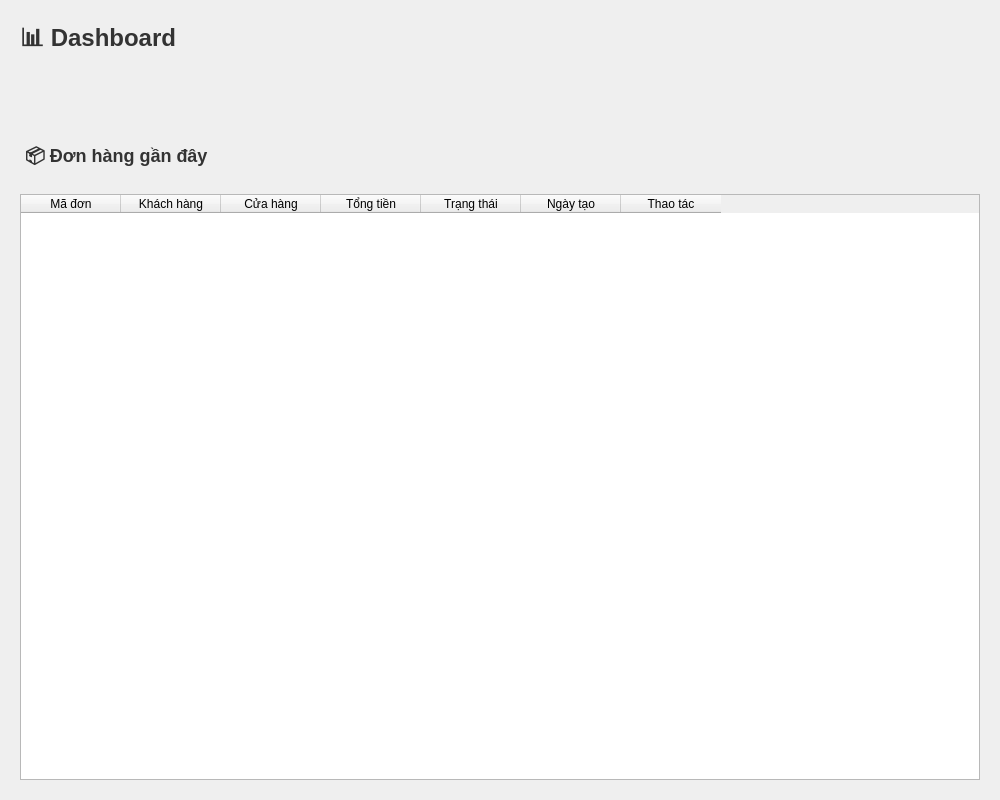
<?xml version="1.0" encoding="UTF-8"?>
<ui version="4.0">
 <class>AdminDashboardWidget</class>
 <widget class="QWidget" name="AdminDashboardWidget">
  <property name="geometry">
   <rect>
    <x>0</x>
    <y>0</y>
    <width>1000</width>
    <height>800</height>
   </rect>
  </property>
  <property name="windowTitle">
   <string>Admin Dashboard</string>
  </property>
  <layout class="QVBoxLayout" name="mainLayout">
   <property name="spacing">
    <number>20</number>
   </property>
   <property name="leftMargin">
    <number>20</number>
   </property>
   <property name="topMargin">
    <number>20</number>
   </property>
   <property name="rightMargin">
    <number>20</number>
   </property>
   <property name="bottomMargin">
    <number>20</number>
   </property>
   <item>
    <widget class="QLabel" name="headerLabel">
     <property name="text">
      <string>📊 Dashboard</string>
     </property>
     <property name="styleSheet">
      <string>font-size: 24px; font-weight: bold; color: #333;</string>
     </property>
    </widget>
   </item>
   <item>
    <layout class="QGridLayout" name="statsGrid">
     <property name="spacing">
      <number>15</number>
     </property>
     <item row="0" column="0">
      <widget class="QFrame" name="totalRevenueCard">
       <property name="frameShape">
        <enum>QFrame::StyledPanel</enum>
       </property>
      </widget>
     </item>
     <item row="0" column="1">
      <widget class="QFrame" name="todayRevenueCard">
       <property name="frameShape">
        <enum>QFrame::StyledPanel</enum>
       </property>
      </widget>
     </item>
     <item row="0" column="2">
      <widget class="QFrame" name="monthRevenueCard">
       <property name="frameShape">
        <enum>QFrame::StyledPanel</enum>
       </property>
      </widget>
     </item>
     <item row="1" column="0">
      <widget class="QFrame" name="totalOrdersCard">
       <property name="frameShape">
        <enum>QFrame::StyledPanel</enum>
       </property>
      </widget>
     </item>
     <item row="1" column="1">
      <widget class="QFrame" name="todayOrdersCard">
       <property name="frameShape">
        <enum>QFrame::StyledPanel</enum>
       </property>
      </widget>
     </item>
     <item row="1" column="2">
      <widget class="QFrame" name="pendingOrdersCard">
       <property name="frameShape">
        <enum>QFrame::StyledPanel</enum>
       </property>
      </widget>
     </item>
     <item row="2" column="0">
      <widget class="QFrame" name="totalCustomersCard">
       <property name="frameShape">
        <enum>QFrame::StyledPanel</enum>
       </property>
      </widget>
     </item>
     <item row="2" column="1">
      <widget class="QFrame" name="totalProductsCard">
       <property name="frameShape">
        <enum>QFrame::StyledPanel</enum>
       </property>
      </widget>
     </item>
    </layout>
   </item>
   <item>
    <widget class="QLabel" name="recentOrdersLabel">
     <property name="text">
      <string>📦 Đơn hàng gần đây</string>
     </property>
     <property name="styleSheet">
      <string>font-size: 18px; font-weight: bold; color: #333; margin-top: 10px;</string>
     </property>
    </widget>
   </item>
   <item>
    <widget class="QTableWidget" name="recentOrdersTable">
     <property name="alternatingRowColors">
      <bool>true</bool>
     </property>
     <property name="selectionBehavior">
      <enum>QAbstractItemView::SelectRows</enum>
     </property>
     <property name="columnCount">
      <number>7</number>
     </property>
     <column>
      <property name="text">
       <string>Mã đơn</string>
      </property>
     </column>
     <column>
      <property name="text">
       <string>Khách hàng</string>
      </property>
     </column>
     <column>
      <property name="text">
       <string>Cửa hàng</string>
      </property>
     </column>
     <column>
      <property name="text">
       <string>Tổng tiền</string>
      </property>
     </column>
     <column>
      <property name="text">
       <string>Trạng thái</string>
      </property>
     </column>
     <column>
      <property name="text">
       <string>Ngày tạo</string>
      </property>
     </column>
     <column>
      <property name="text">
       <string>Thao tác</string>
      </property>
     </column>
    </widget>
   </item>
  </layout>
 </widget>
 <resources/>
 <connections/>
</ui>
